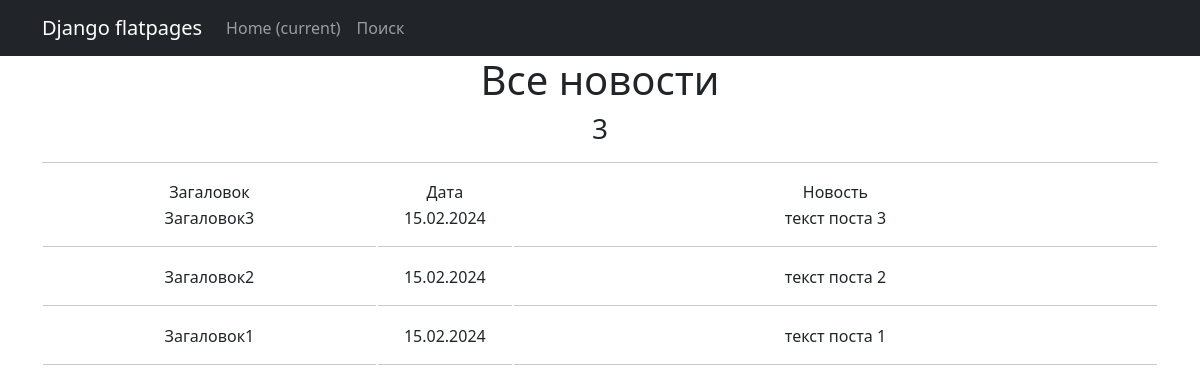
Before: /home/ with the older database file.
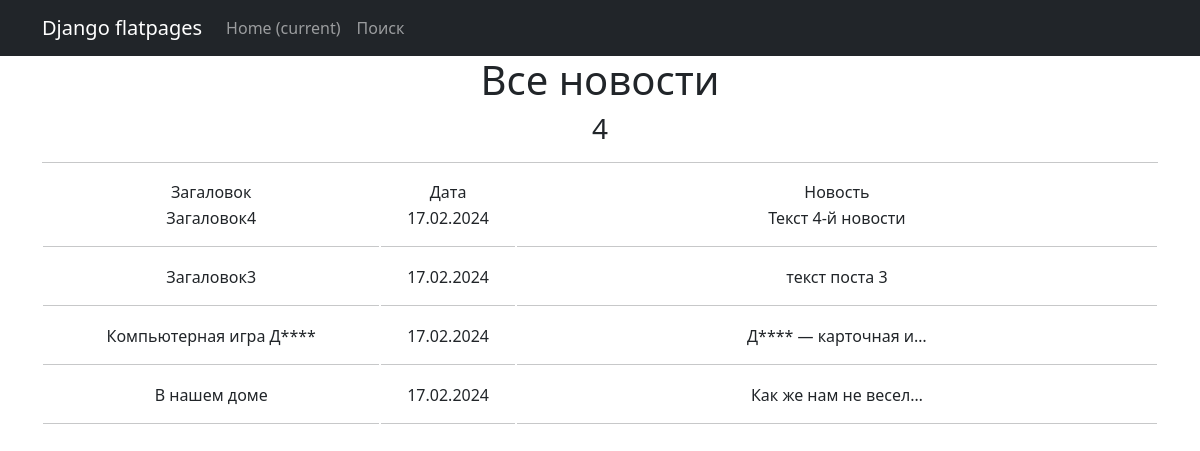
After: the same page with the newer database file.
### news/models.py (models this page shows, shortened)
class Post(models.Model):  # Посты с связями один ко многим с авторами и многие с многим с жанрами
    art = 'AT'
    news = 'NS'
    POSITION = [
        (art, 'Статья'),
        (news, 'Новость'),
    ]
    author = models.ForeignKey(Author, on_delete=models.CASCADE, related_name='posts')
    post_type = models.CharField(max_length=2, choices=POSITION, default=art)
    post_time = models.DateTimeField(auto_now_add=True)
    category = models.ManyToManyField(Category, through='PostCategory')
    title = models.CharField(max_length=255, default='Загаловок')
    text = models.TextField(default='Текст')
    rating = models.IntegerField(default=0)

### news/views.py (the view)
# urls.py: path('', PostList.as_view()),
class PostList(ListView):
    model = Post  # Указываем модель, объекты которой мы будем выводить
    ordering = '-post_time'  # Поле, которое будет использоваться для сортировки объектов
    template_name = 'posts.html'   # Указываем имя шаблона, в котором будут все инструкции о том,
    context_object_name = 'posts'  # Это имя списка, в котором будут лежать все объекты.
    paginate_by = 10  # количество записей на странице
    def get_queryset(self):
        queryset = super().get_queryset()
        self.filterset = PostFilter(self.request.GET, queryset)
        return self.filterset.qs
    def get_context_data(self, **kwargs):
        context = super().get_context_data(**kwargs)
        context['time_now'] = datetime.utcnow()
        context['filterset'] = self.filterset
        return context

### news/templatetags/custom_filters.py (called while the page is built)
@register.filter()
def censor(text):
    text_list = text.split()
    censored_text_list = []
    bad_words = ['дурак', 'редиска']
    for word in text_list:
        clean_word = ''.join(c for c in word if c not in string.punctuation)
        if clean_word.lower() in bad_words:
            censored_word = clean_word[0] + (len(clean_word) - 1) * '*'
            censored_text_list.append(word.replace(clean_word, censored_word))
        else:
            censored_text_list.append(word)
    return ' '.join(censored_text_list)

### templates/posts.html (shortened to what this page needs)
{% extends 'flatpages/default.html' %}
{% load custom_filters %}
{% block content %}
   <h1>Все новости</h1>
   <h3>{{ posts|length }}</h3>
   <hr>
   {% if posts %}
       <table>
           <tr>
               <td width="400">Загаловок</td>
               <td width="150">Дата</td>
               <td width="800">Новость</td>
           </tr>
           {% for post in posts %}
           <tr>
               <td>{{ post.title|censor }}<hr></td>
               <td>{{ post.post_time|date:'d.m.Y' }}<hr></td>
               <td>{{ post.text|censor|truncatechars:20 }}<hr></td>
           </tr>
           {% endfor %}
       </table>
   {% else %}
       <h2>Новостей нет!</h2>
   {% endif %}
{% endblock content %}

### templates/flatpages/default.html (shortened to what this page needs)
<!DOCTYPE html>
<html lang="en">
    <head>
        {% load static %}
        <link href="{% static 'css/styles.css' %}" rel="stylesheet" />
    </head>
    <body>
        <nav class="navbar navbar-expand-lg navbar-dark bg-dark static-top">
           <div class="container">
               <a class="navbar-brand" href="#">Django flatpages</a>
               <div class="collapse navbar-collapse" id="navbarResponsive">
                   <ul class="navbar-nav ml-auto">
                       <li class="nav-item active">
                           <a class="nav-link" href="home">Home
                               <span class="sr-only">(current)</span>
                           </a>
                       </li>
                       <li class="nav-item">
                           <a class="nav-link" href="/home/search/">Поиск</a>
                       </li>
                   </ul>
               </div>
           </div>
        </nav>
        <div class="container">
           <div class="row">
               <div class="col-lg-12 text-center">
                   {% block content %}{% endblock content %}
               </div>
           </div>
        </div>
    </body>
</html>

Changed rows visible on the page:
removed Post: title|censor "Загаловок2", post_time "15.02.2024", text|censor "текст поста 2"
removed Post: title|censor "Загаловок1", post_time "15.02.2024", text|censor "текст поста 1"
added Post: title|censor "Загаловок4", post_time "17.02.2024", text|censor "Текст 4-й новости"
changed Post "Загаловок3": post_time "15.02.2024" → "17.02.2024"
added Post: title|censor "Компьютерная игра Д****", post_time "17.02.2024", text|censor "Д**** — карточная и…"
added Post: title|censor "В нашем доме", post_time "17.02.2024", text|censor "Как же нам не весел…"
Other visible differences:
{{ posts|length }}: "3" → "4"
